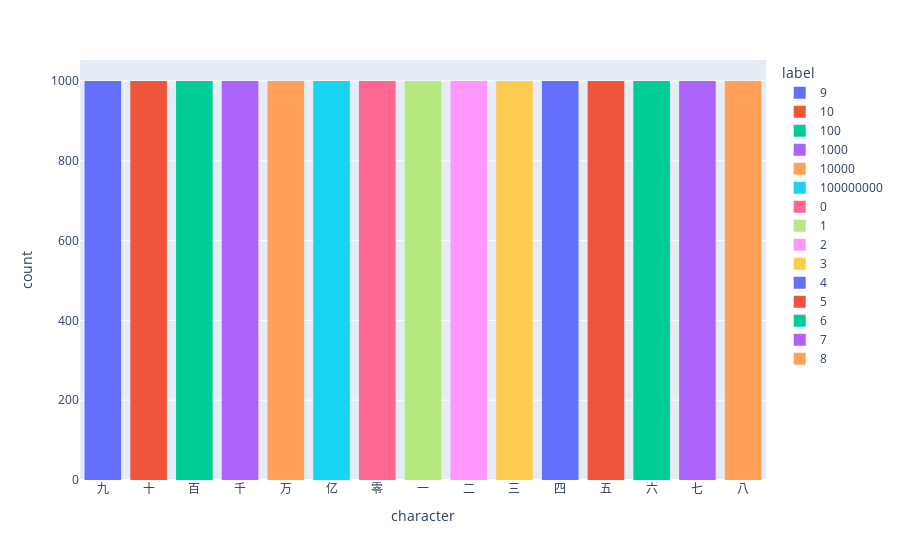

This figure's notebook cell:
### Code cell
# Using plotly express we will plot the count of each character from the df_label with different colors
fig = px.histogram(df, x="character", color="label")
fig.update_layout(bargap=0.2)
iplot(fig)
fig.show("svg") # Remove this line to display the interactive chart only

### Figure 1 — Plotly figure (JSON) as saved in the notebook; plotly's stock layout.template omitted (floating-point values rounded to 4 significant figures; data arrays with more than 128 entries replaced by an {"elided": "..."} marker saying what was removed)
{"data": [{"alignmentgroup": "True", "bingroup": "x", "hovertemplate": "label=9<br>character=%{x}<br>count=%{y}<extra></extra>", "legendgroup": "9", "marker": {"color": "#636efa", "pattern": {"shape": ""}}, "name": "9", "offsetgroup": "9", "orientation": "v", "showlegend": true, "type": "histogram", "x": {"elided": "1000 str values"}, "xaxis": "x", "yaxis": "y"}, {"alignmentgroup": "True", "bingroup": "x", "hovertemplate": "label=10<br>character=%{x}<br>count=%{y}<extra></extra>", "legendgroup": "10", "marker": {"color": "#EF553B", "pattern": {"shape": ""}}, "name": "10", "offsetgroup": "10", "orientation": "v", "showlegend": true, "type": "histogram", "x": {"elided": "1000 str values"}, "xaxis": "x", "yaxis": "y"}, {"alignmentgroup": "True", "bingroup": "x", "hovertemplate": "label=100<br>character=%{x}<br>count=%{y}<extra></extra>", "legendgroup": "100", "marker": {"color": "#00cc96", "pattern": {"shape": ""}}, "name": "100", "offsetgroup": "100", "orientation": "v", "showlegend": true, "type": "histogram", "x": {"elided": "1000 str values"}, "xaxis": "x", "yaxis": "y"}, {"alignmentgroup": "True", "bingroup": "x", "hovertemplate": "label=1000<br>character=%{x}<br>count=%{y}<extra></extra>", "legendgroup": "1000", "marker": {"color": "#ab63fa", "pattern": {"shape": ""}}, "name": "1000", "offsetgroup": "1000", "orientation": "v", "showlegend": true, "type": "histogram", "x": {"elided": "1000 str values"}, "xaxis": "x", "yaxis": "y"}, {"alignmentgroup": "True", "bingroup": "x", "hovertemplate": "label=10000<br>character=%{x}<br>count=%{y}<extra></extra>", "legendgroup": "10000", "marker": {"color": "#FFA15A", "pattern": {"shape": ""}}, "name": "10000", "offsetgroup": "10000", "orientation": "v", "showlegend": true, "type": "histogram", "x": {"elided": "1000 str values"}, "xaxis": "x", "yaxis": "y"}, {"alignmentgroup": "True", "bingroup": "x", "hovertemplate": "label=100000000<br>character=%{x}<br>count=%{y}<extra></extra>", "legendgroup": "100000000", "marker": {"color": "#19d3f3", "pattern": {"shape": ""}}, "name": "100000000", "offsetgroup": "100000000", "orientation": "v", "showlegend": true, "type": "histogram", "x": {"elided": "1000 str values"}, "xaxis": "x", "yaxis": "y"}, {"alignmentgroup": "True", "bingroup": "x", "hovertemplate": "label=0<br>character=%{x}<br>count=%{y}<extra></extra>", "legendgroup": "0", "marker": {"color": "#FF6692", "pattern": {"shape": ""}}, "name": "0", "offsetgroup": "0", "orientation": "v", "showlegend": true, "type": "histogram", "x": {"elided": "1000 str values"}, "xaxis": "x", "yaxis": "y"}, {"alignmentgroup": "True", "bingroup": "x", "hovertemplate": "label=1<br>character=%{x}<br>count=%{y}<extra></extra>", "legendgroup": "1", "marker": {"color": "#B6E880", "pattern": {"shape": ""}}, "name": "1", "offsetgroup": "1", "orientation": "v", "showlegend": true, "type": "histogram", "x": {"elided": "1000 str values"}, "xaxis": "x", "yaxis": "y"}, {"alignmentgroup": "True", "bingroup": "x", "hovertemplate": "label=2<br>character=%{x}<br>count=%{y}<extra></extra>", "legendgroup": "2", "marker": {"color": "#FF97FF", "pattern": {"shape": ""}}, "name": "2", "offsetgroup": "2", "orientation": "v", "showlegend": true, "type": "histogram", "x": {"elided": "1000 str values"}, "xaxis": "x", "yaxis": "y"}, {"alignmentgroup": "True", "bingroup": "x", "hovertemplate": "label=3<br>character=%{x}<br>count=%{y}<extra></extra>", "legendgroup": "3", "marker": {"color": "#FECB52", "pattern": {"shape": ""}}, "name": "3", "offsetgroup": "3", "orientation": "v", "showlegend": true, "type": "histogram", "x": {"elided": "1000 str values"}, "xaxis": "x", "yaxis": "y"}, {"alignmentgroup": "True", "bingroup": "x", "hovertemplate": "label=4<br>character=%{x}<br>count=%{y}<extra></extra>", "legendgroup": "4", "marker": {"color": "#636efa", "pattern": {"shape": ""}}, "name": "4", "offsetgroup": "4", "orientation": "v", "showlegend": true, "type": "histogram", "x": {"elided": "1000 str values"}, "xaxis": "x", "yaxis": "y"}, {"alignmentgroup": "True", "bingroup": "x", "hovertemplate": "label=5<br>character=%{x}<br>count=%{y}<extra></extra>", "legendgroup": "5", "marker": {"color": "#EF553B", "pattern": {"shape": ""}}, "name": "5", "offsetgroup": "5", "orientation": "v", "showlegend": true, "type": "histogram", "x": {"elided": "1000 str values"}, "xaxis": "x", "yaxis": "y"}, {"alignmentgroup": "True", "bingroup": "x", "hovertemplate": "label=6<br>character=%{x}<br>count=%{y}<extra></extra>", "legendgroup": "6", "marker": {"color": "#00cc96", "pattern": {"shape": ""}}, "name": "6", "offsetgroup": "6", "orientation": "v", "showlegend": true, "type": "histogram", "x": {"elided": "1000 str values"}, "xaxis": "x", "yaxis": "y"}, {"alignmentgroup": "True", "bingroup": "x", "hovertemplate": "label=7<br>character=%{x}<br>count=%{y}<extra></extra>", "legendgroup": "7", "marker": {"color": "#ab63fa", "pattern": {"shape": ""}}, "name": "7", "offsetgroup": "7", "orientation": "v", "showlegend": true, "type": "histogram", "x": {"elided": "1000 str values"}, "xaxis": "x", "yaxis": "y"}, {"alignmentgroup": "True", "bingroup": "x", "hovertemplate": "label=8<br>character=%{x}<br>count=%{y}<extra></extra>", "legendgroup": "8", "marker": {"color": "#FFA15A", "pattern": {"shape": ""}}, "name": "8", "offsetgroup": "8", "orientation": "v", "showlegend": true, "type": "histogram", "x": {"elided": "1000 str values"}, "xaxis": "x", "yaxis": "y"}], "layout": {"bargap": 0.2, "barmode": "relative", "legend": {"title": {"text": "label"}, "tracegroupgap": 0}, "margin": {"t": 60}, "xaxis": {"anchor": "y", "domain": [0, 1], "title": {"text": "character"}}, "yaxis": {"anchor": "x", "domain": [0, 1], "title": {"text": "count"}}}}
